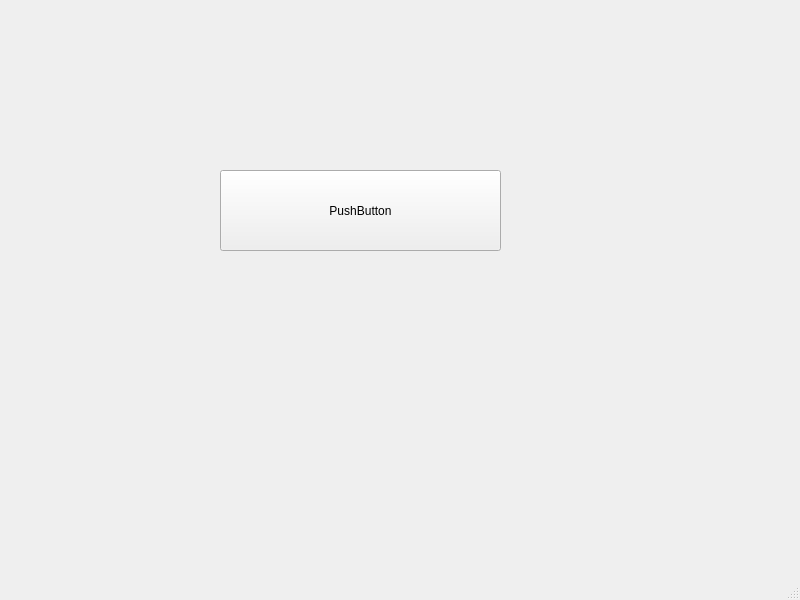
<?xml version="1.0" encoding="UTF-8"?>
<ui version="4.0">
 <class>MainWindow</class>
 <widget class="QMainWindow" name="MainWindow">
  <property name="geometry">
   <rect>
    <x>0</x>
    <y>0</y>
    <width>800</width>
    <height>600</height>
   </rect>
  </property>
  <property name="windowTitle">
   <string>MainWindow</string>
  </property>
  <widget class="QWidget" name="centralwidget">
   <widget class="QPushButton" name="pushButton">
    <property name="geometry">
     <rect>
      <x>220</x>
      <y>170</y>
      <width>281</width>
      <height>81</height>
     </rect>
    </property>
    <property name="text">
     <string>PushButton</string>
    </property>
   </widget>
  </widget>
  <widget class="QMenuBar" name="menubar">
   <property name="geometry">
    <rect>
     <x>0</x>
     <y>0</y>
     <width>800</width>
     <height>26</height>
    </rect>
   </property>
  </widget>
  <widget class="QStatusBar" name="statusbar"/>
 </widget>
 <resources/>
 <connections/>
</ui>
